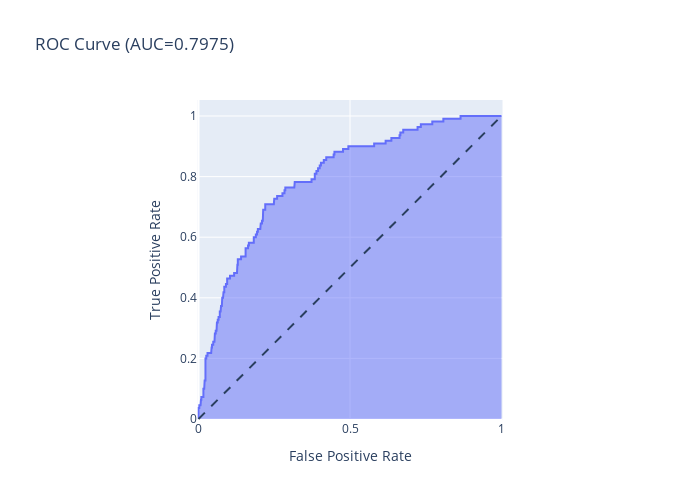

Write notebook code for a chart like this one.
### Code cell
smote = imblearn.over_sampling.SMOTE(sampling_strategy=ratio)
X_tr_smote , y_tr_smote = smote.fit_resample(X_train,y_train)
lr_smote = LogisticRegression(solver='liblinear')
lr_smote.fit(X_tr_smote,y_tr_smote)
optimal_threshold(lr_smote)

### Figure 1 — Plotly figure (JSON) as saved in the notebook; plotly's stock layout.template omitted (floating-point values rounded to 4 significant figures; data arrays with more than 128 entries replaced by an {"elided": "..."} marker saying what was removed)
{"data": [{"hovertemplate": "False Positive Rate=%{x}<br>True Positive Rate=%{y}<extra></extra>", "legendgroup": "", "line": {"color": "#636efa"}, "mode": "lines", "name": "", "orientation": "v", "showlegend": false, "stackgroup": "1", "type": "scatter", "x": {"elided": "166 float values"}, "xaxis": "x", "y": {"elided": "166 float values"}, "yaxis": "y"}], "layout": {"height": 500, "legend": {"tracegroupgap": 0}, "shapes": [{"line": {"dash": "dash"}, "type": "line", "x0": 0, "x1": 1, "y0": 0, "y1": 1}], "title": {"text": "ROC Curve (AUC=0.7975)"}, "width": 700, "xaxis": {"anchor": "y", "constrain": "domain", "domain": [0, 1], "title": {"text": "False Positive Rate"}}, "yaxis": {"anchor": "x", "domain": [0, 1], "scaleanchor": "x", "scaleratio": 1, "title": {"text": "True Positive Rate"}}}}
